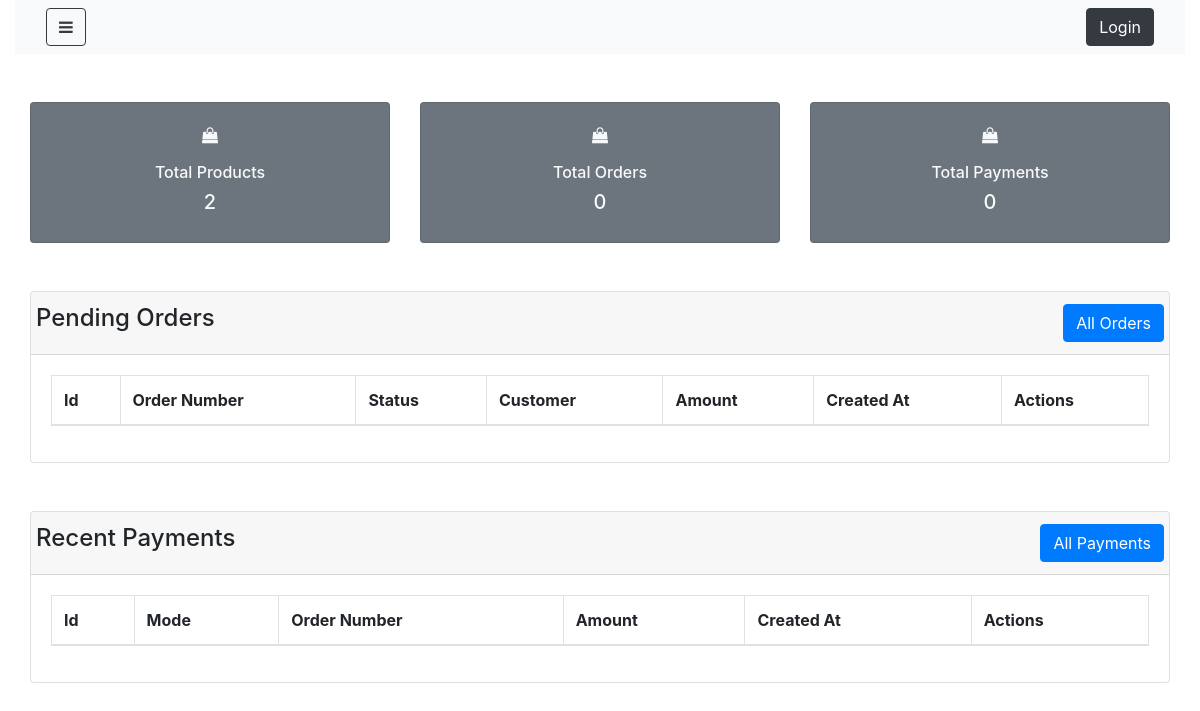
The app's page /dashboard, older data.
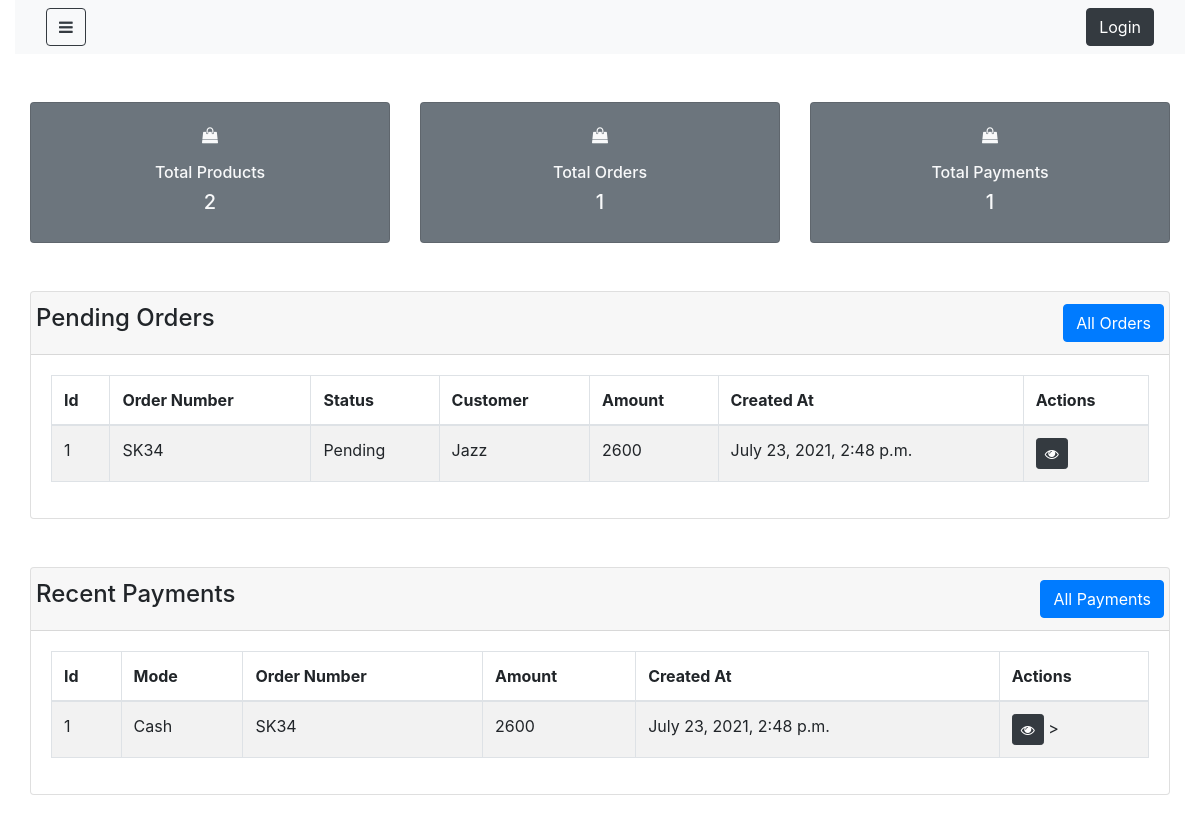
The same page, newer data.
### shop/models.py (models this page shows, shortened)
class Order(models.Model):
    order_number= models.CharField(max_length=100,null=False, blank=False)
    shipping_cost= models.IntegerField(null=True, blank=True)
    status= models.CharField(max_length=300, null=False, blank=False, default="Pending")
    total= models.IntegerField(null=False, blank=False)
    customer_id= models.ForeignKey('Customer', on_delete= models.CASCADE, null=False, blank=False)
    created_at=models.DateTimeField(auto_now_add=True)
    updated_at=models.DateTimeField(auto_now=True)
    def __str__(self):
        return self.order_number

class Customer(models.Model):
    name=models.CharField(max_length=300, null=False, blank=False)
    email=models.EmailField(max_length=300, null=False, blank=False)
    password=models.CharField(max_length=300, null=False, blank=True)
    phone_number=models.IntegerField(null=True, blank=True)
    created_at=models.DateTimeField(auto_now_add=True)
    updated_at=models.DateTimeField(auto_now=True)
    def __str__(self):
        return self.name

class Payment(models.Model):
    order_id=models.ForeignKey('Order',on_delete=models.CASCADE, null=False, blank=False)
    amount=models.IntegerField(null=False, blank=True)
    mode=models.CharField(null=False, blank=False, max_length= 300, default="Cash")
    description= models.CharField(null=True, blank=True, max_length= 500)
    created_at=models.DateTimeField(auto_now_add=True)
    updated_at=models.DateTimeField(auto_now=True)

### shop/views.py (the view)
# urls.py: path('dashboard', views.adminDashboard, name='dashboard'),
def adminDashboard(request):
    context={}
    context['product_count']=Product.objects.all().count()
    context['order_count']=Order.objects.all().count()
    context['payment_count']=Payment.objects.all().count()
    context['payments']=Payment.objects.all()[:10]
    context['pending_orders']=Order.objects.filter(status='Pending')
    return render (request, 'shop/admin/dashboard.html', context)

### shop/templates/shop/admin/dashboard.html (shortened to what the changed rows need)
{% extends 'shop/admin/layouts/admin_master.html' %}
{% block content %}
<div class="container-fluid">
    <div class="row justify-content-center my-5">
        <div class="col-lg-4 col-md-4 col-sm-12">
            <div class="card bg-secondary">
                <div class="card-body text-light text-center">
                    <p><i class="fa fa-shopping-bag"></i></p>
                    <h6>Total Orders</h6>
                    <h5>{{order_count}}</h5>
                </div>
            </div>
        </div>
        <div class="col-lg-4 col-md-4 col-sm-12">
            <div class="card bg-secondary">
                <div class="card-body text-light text-center">
                    <p><i class="fa fa-shopping-bag"></i></p>
                    <h6>Total Payments</h6>
                    <h5>{{payment_count}}</h5>
                </div>
            </div>
        </div>
    </div>
    <div class="row justify-content-center">
        <div class="col-lg-12 col-md-12 col-sm-12">
            <div class="card">
                <div class="card-body">
                    <table class="table table-hover table-bordered table-striped">
                        <thead>
                            <tr>
                                <th>Id</th>
                                <th>Order Number</th>
                                <th>Status</th>
                                <th>Customer</th>
                                <th>Amount</th>
                                <th>Created At</th>
                                <th>Actions</th>
                            </tr>
                        </thead>
                                <tbody>
                                    {% for order in pending_orders %}
                                    <tr>
                                        <td>{{order.id}}</td>
                                        <td>{{order.order_number}}</td>
                                        <td>{{order.status}}</td>
                                        <td>{{order.customer_id}}</td>
                                        <td>{{order.total}}</td>
                                        <td>{{order.created_at}}</td>
                                        <td>
                                            <a href="{% url 'order_update' order.id %}" class='btn btn-dark btn-sm'>
                                                <i class="fa fa-eye"></i>
                                            </a>
                                        </td>
                                    </tr>
                                    {% endfor %}
                                </tbody>
                    </table>
                </div>
            </div>
        </div>
    </div>
    <div class="row justify-content-center my-5">
        <div class="col-lg-12 col-md-12 col-sm-12">
            <div class="card">
                 <div class="card-body">
                    <table class="table table-hover table-striped table-bordered">
                        <thead>
                            <tr>
                                <th>Id</th>
                                <th>Mode</th>
                                <th>Order Number</th>
                                <th>Amount</th>
                                <th>Created At</th>
                                <th>Actions</th>
                            </tr>
                        </thead>
                                <tbody>
                                    {% for payment in payments %}
                                    <tr>
                                        <td>{{payment.id}}</td>
                                        <td>{{payment.mode}}</td>
                                        <td>{{payment.order_id}}</td>
                                        <td>{{payment.amount}}</td>
                                        <td>{{payment.created_at}}</td>
                                        <td>
                                            <a href="#" class='btn btn-dark btn-sm'>
                                                <i class="fa fa-eye"></i>
                                            </a>
                                            ></i>
                                        </td>
                                    </tr>
                                    {% endfor %}
                                </tbody>
                    </table>
                </div>
            </div>
        </div>
    </div>
</div>
{% endblock %}

Row changes from the older to the newer data that the page shows:
added Order: id "1", order_number "SK34", status "Pending", customer_id "Jazz", total "2600", created_at "July 23, 2021, 2:48 p.m."
added Payment: id "1", mode "Cash", order_id "SK34", amount "2600", created_at "July 23, 2021, 2:48 p.m."
Text that changed along with them:
{{ order_count }}: "0" → "1"
{{ payment_count }}: "0" → "1"
